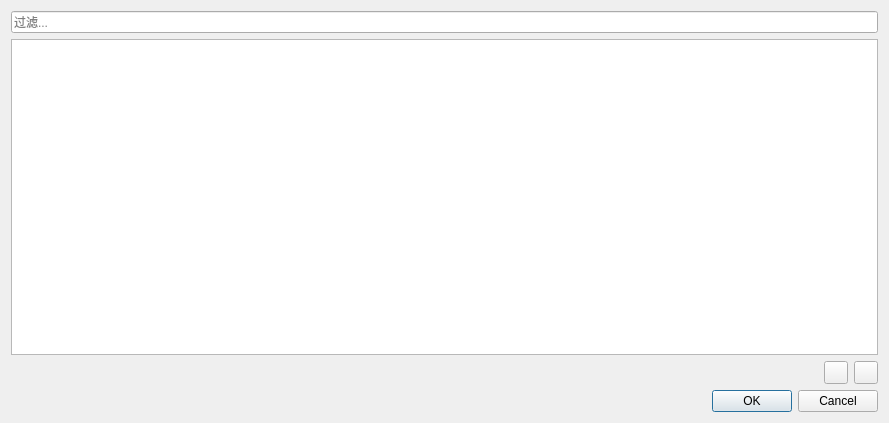
<?xml version="1.0" encoding="UTF-8"?>
<ui version="4.0">
 <class>DialogMaterial</class>
 <widget class="QDialog" name="DialogMaterial">
  <property name="geometry">
   <rect>
    <x>0</x>
    <y>0</y>
    <width>889</width>
    <height>423</height>
   </rect>
  </property>
  <property name="windowTitle">
   <string>材料</string>
  </property>
  <layout class="QVBoxLayout" name="verticalLayout">
   <item>
    <widget class="QLineEdit" name="filter">
     <property name="placeholderText">
      <string>过滤...</string>
     </property>
    </widget>
   </item>
   <item>
    <widget class="QTreeView" name="material">
     <property name="indentation">
      <number>0</number>
     </property>
     <property name="rootIsDecorated">
      <bool>false</bool>
     </property>
     <property name="sortingEnabled">
      <bool>true</bool>
     </property>
    </widget>
   </item>
   <item>
    <widget class="QWidget" name="editContainer" native="true">
     <layout class="QHBoxLayout" name="controlLayout">
      <property name="leftMargin">
       <number>0</number>
      </property>
      <property name="topMargin">
       <number>0</number>
      </property>
      <property name="rightMargin">
       <number>0</number>
      </property>
      <property name="bottomMargin">
       <number>0</number>
      </property>
      <item>
       <spacer name="horizontalSpacer">
        <property name="orientation">
         <enum>Qt::Horizontal</enum>
        </property>
        <property name="sizeHint" stdset="0">
         <size>
          <width>40</width>
          <height>20</height>
         </size>
        </property>
       </spacer>
      </item>
      <item>
       <widget class="QToolButton" name="add">
        <property name="icon">
         <iconset resource="../../../Resources/Resources.qrc">
          <normaloff>:/icons/plus.png</normaloff>:/icons/plus.png</iconset>
        </property>
       </widget>
      </item>
      <item>
       <widget class="QToolButton" name="remove">
        <property name="icon">
         <iconset resource="../../../Resources/Resources.qrc">
          <normaloff>:/icons/minus.png</normaloff>:/icons/minus.png</iconset>
        </property>
       </widget>
      </item>
     </layout>
    </widget>
   </item>
   <item>
    <widget class="QDialogButtonBox" name="buttonBox">
     <property name="standardButtons">
      <set>QDialogButtonBox::Cancel|QDialogButtonBox::Ok</set>
     </property>
    </widget>
   </item>
  </layout>
 </widget>
 <resources>
  <include location="../../../Resources/Resources.qrc"/>
 </resources>
 <connections>
  <connection>
   <sender>buttonBox</sender>
   <signal>accepted()</signal>
   <receiver>DialogMaterial</receiver>
   <slot>accept()</slot>
   <hints>
    <hint type="sourcelabel">
     <x>355</x>
     <y>402</y>
    </hint>
    <hint type="destinationlabel">
     <x>352</x>
     <y>211</y>
    </hint>
   </hints>
  </connection>
  <connection>
   <sender>buttonBox</sender>
   <signal>rejected()</signal>
   <receiver>DialogMaterial</receiver>
   <slot>reject()</slot>
   <hints>
    <hint type="sourcelabel">
     <x>355</x>
     <y>402</y>
    </hint>
    <hint type="destinationlabel">
     <x>352</x>
     <y>211</y>
    </hint>
   </hints>
  </connection>
 </connections>
</ui>
